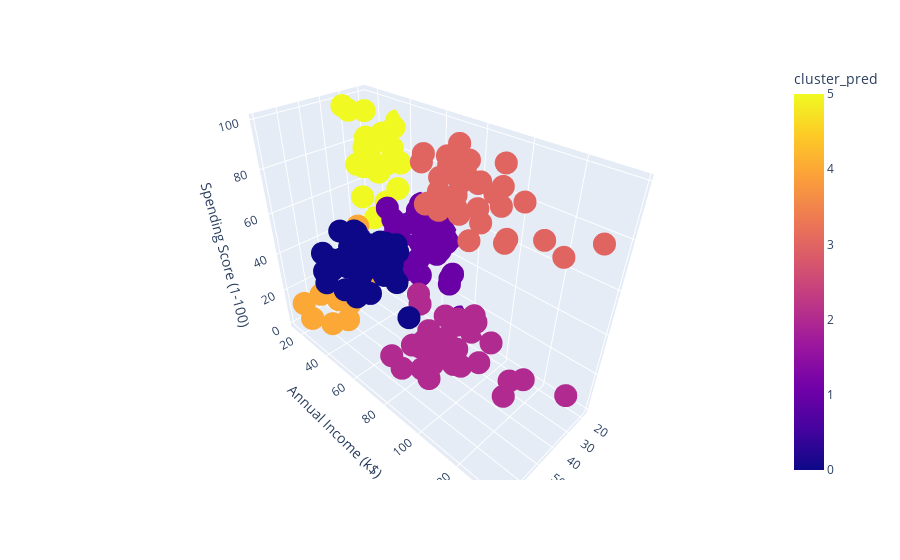

The code cell stored with this chart in its notebook:
### Code cell
import plotly.express as px

fig = px.scatter_3d(X, x = 'Age', y = 'Annual Income (k$)', z = 'Spending Score (1-100)',
                   color = 'cluster_pred')
fig.show()

### Figure 1 — Plotly figure (JSON) as saved in the notebook; plotly's stock layout.template omitted (floating-point values rounded to 4 significant figures; data arrays with more than 128 entries replaced by an {"elided": "..."} marker saying what was removed)
{"data": [{"hovertemplate": "Age=%{x}<br>Annual Income (k$)=%{y}<br>Spending Score (1-100)=%{z}<br>cluster_pred=%{marker.color}<extra></extra>", "legendgroup": "", "marker": {"color": {"elided": "200 int values"}, "coloraxis": "coloraxis", "symbol": "circle"}, "mode": "markers", "name": "", "scene": "scene", "showlegend": false, "type": "scatter3d", "x": {"elided": "200 int values"}, "y": {"elided": "200 int values"}, "z": {"elided": "200 int values"}}], "layout": {"coloraxis": {"colorbar": {"title": {"text": "cluster_pred"}}, "colorscale": [[0, "#0d0887"], [0.1111, "#46039f"], [0.2222, "#7201a8"], [0.3333, "#9c179e"], [0.4444, "#bd3786"], [0.5556, "#d8576b"], [0.6667, "#ed7953"], [0.7778, "#fb9f3a"], [0.8889, "#fdca26"], [1, "#f0f921"]]}, "legend": {"tracegroupgap": 0}, "margin": {"t": 60}, "scene": {"domain": {"x": [0, 1], "y": [0, 1]}, "xaxis": {"title": {"text": "Age"}}, "yaxis": {"title": {"text": "Annual Income (k$)"}}, "zaxis": {"title": {"text": "Spending Score (1-100)"}}}}}
